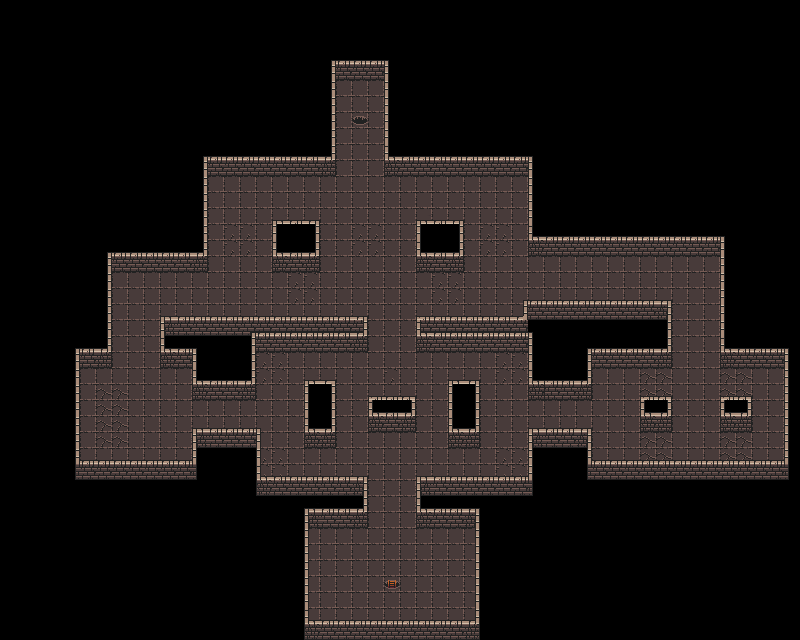

The image is a tile-based game level rendered from a .tmx file. Its description and source (layers, tilesets, objects; grid data summarised) follow:
An orthogonal 50x40 tile map with 16x16 px tiles, 3 tile layers (collision, background, walls) and 16 objects.

<map version="1.10" tiledversion="1.10.2" orientation="orthogonal" renderorder="right-down" width="50" height="40" tilewidth="16" tileheight="16" infinite="0" nextlayerid="5" nextobjectid="22">
 <properties>
  <property name="exitX" type="int" value="22" />
  <property name="exitY" type="int" value="7" />
  <property name="mapId" type="int" value="4" />
  <property name="spawnX" type="int" value="24" />
  <property name="spawnY" type="int" value="36" />
 </properties>
 <tileset firstgid="1" source="0x72_DungeonTilesetII_v1.tsx" />
 <layer id="2" name="collision" width="50" height="40">
  <data>[2000 cells, 304 non-empty, 1 distinct tile ids]</data>
 </layer>
 <layer id="1" name="background" width="50" height="40">
  <data>[2000 cells, 633 non-empty, 10 distinct tile ids]</data>
 </layer>
 <objectgroup id="3" name="enemy">
  <object id="1" x="272" y="463.333">
   <properties>
    <property name="enemyCount" type="int" value="1" />
   </properties>
  </object>
  <object id="2" x="512.667" y="464">
   <properties>
    <property name="enemyCount" type="int" value="1" />
   </properties>
  </object>
  <object id="3" x="512.667" y="368.667">
   <properties>
    <property name="enemyCount" type="int" value="1" />
   </properties>
  </object>
  <object id="4" x="392" y="376">
   <properties>
    <property name="enemyCount" type="int" value="1" />
   </properties>
  </object>
  <object id="5" x="271.333" y="368.667">
   <properties>
    <property name="enemyCount" type="int" value="1" />
   </properties>
  </object>
  <object id="6" x="112" y="399.333">
   <properties>
    <property name="enemyCount" type="int" value="1" />
   </properties>
  </object>
  <object id="7" x="110" y="431.333">
   <properties>
    <property name="enemyCount" type="int" value="1" />
   </properties>
  </object>
  <object id="8" x="656.667" y="447.333">
   <properties>
    <property name="enemyCount" type="int" value="1" />
   </properties>
  </object>
  <object id="10" x="736.667" y="381.333">
   <properties>
    <property name="enemyCount" type="int" value="1" />
   </properties>
  </object>
  <object id="11" x="656.667" y="386">
   <properties>
    <property name="enemyCount" type="int" value="1" />
   </properties>
  </object>
  <object id="12" x="735.75" y="448.25">
   <properties>
    <property name="enemyCount" type="int" value="1" />
   </properties>
  </object>
  <object id="17" x="303.5" y="287">
   <properties>
    <property name="enemyCount" type="int" value="1" />
   </properties>
  </object>
  <object id="18" x="239.5" y="240.5">
   <properties>
    <property name="enemyCount" type="int" value="1" />
   </properties>
  </object>
  <object id="19" x="498" y="239">
   <properties>
    <property name="enemyCount" type="int" value="1" />
   </properties>
  </object>
  <object id="20" x="368.5" y="240.5">
   <properties>
    <property name="enemyCount" type="int" value="1" />
   </properties>
  </object>
  <object id="21" x="447.5" y="288">
   <properties>
    <property name="enemyCount" type="int" value="1" />
   </properties>
  </object>
 </objectgroup>
 <layer id="4" name="walls" width="50" height="40">
  <data>[2000 cells, 453 non-empty, 21 distinct tile ids]</data>
 </layer>
</map>
